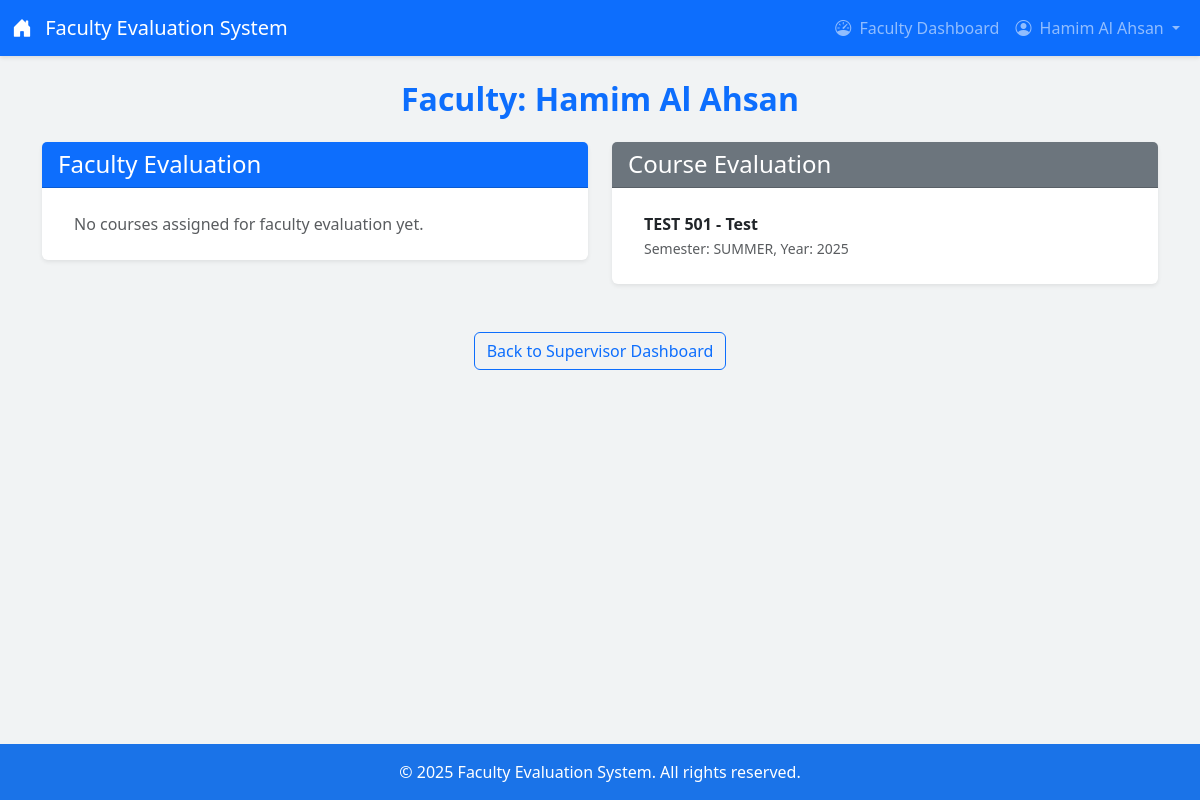
Before: /supervisor/user_courses/4/ (signed in) with the older database file.
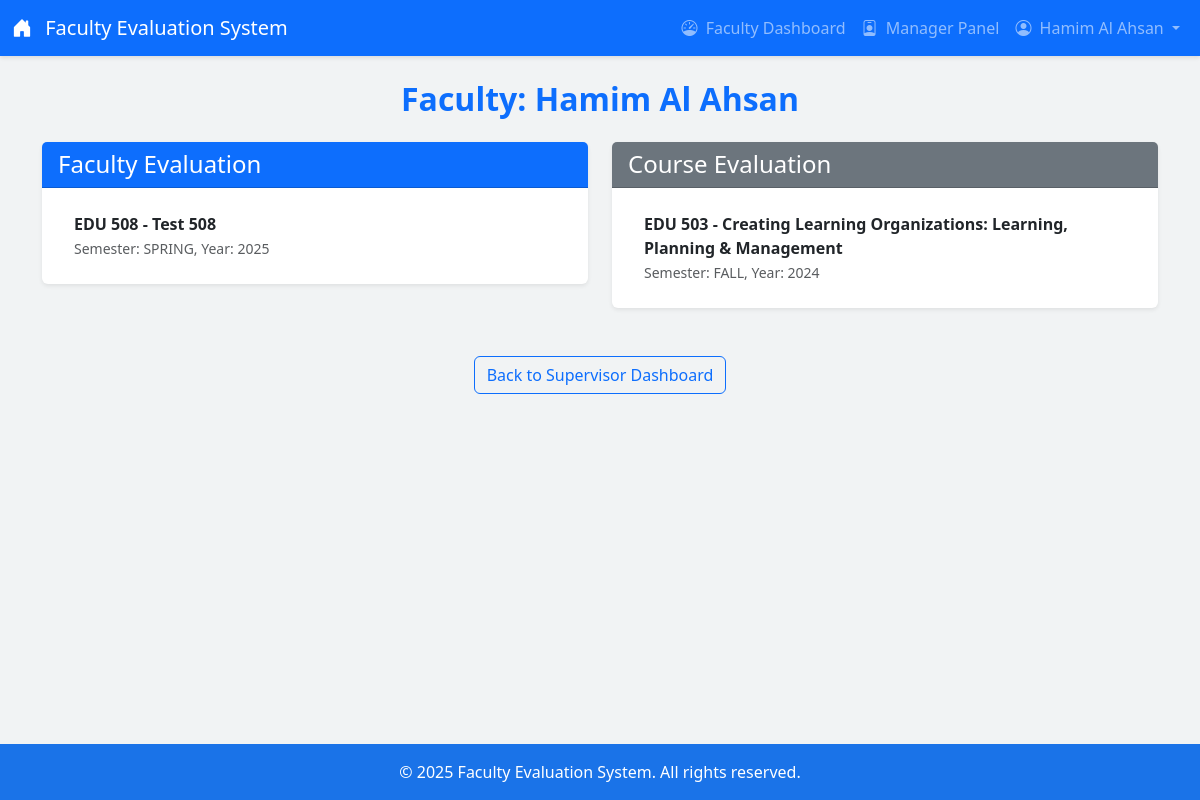
After: the same page with the newer database file.
### responseupload/models.py (models this page shows, shortened)
class Course(models.Model):
    code = models.CharField(max_length=20, help_text="Standard course code (e.g., CSE110).")
    name = models.CharField(max_length=200, help_text="Full title of the course.")
    semester = models.ForeignKey(
        Semester,
        on_delete=models.CASCADE,
        help_text="The semester this course definition is primarily associated with (e.g., catalog semester)."
        )
    year = models.ForeignKey(
        Year,
        on_delete=models.CASCADE,
        help_text="The academic year this course definition is primarily associated with (e.g., catalog year)."
        )
    program = models.ForeignKey(
        Program,
        on_delete=models.CASCADE,
        help_text="The program this course belongs to."
        )
    class Meta:
        unique_together = ('code', 'program', 'semester', 'year')
        verbose_name = "Course Definition"
        verbose_name_plural = "Course Definitions"
        ordering = ['code', 'year', 'semester']

class Semester(models.Model):
    name = models.CharField(max_length=20, unique=True, help_text="Name of the semester (e.g., Spring, Summer, Fall).")
    def __str__(self):
        return self.name
    class Meta:
        verbose_name = "Semester"
        verbose_name_plural = "Semesters"
        ordering = ['name']

class Year(models.Model):
    name = models.IntegerField(unique=True, help_text="Academic year (e.g., 2024).")
    def __str__(self):
        return str(self.name)
    class Meta:
        verbose_name = "Year"
        verbose_name_plural = "Years"
        ordering = ['-name'] # Show most recent years first

### supervisor/views.py (the view)
# urls.py: path('user_courses/<int:user_id>/', views.user_courses, name='user_courses'),
@login_required
def user_courses(request, user_id):
    if not Supervisor.objects.filter(user=request.user).exists():
        return HttpResponseForbidden("You do not have permission to view this page.")
    user = get_object_or_404(User, pk=user_id)
    faculty_responses = FacultyResponse.objects.filter(faculty=user)
    course_responses = CourseResponse.objects.filter(faculty=user)
    faculty_courses = faculty_responses.values_list('course', flat=True).distinct()
    course_courses = course_responses.values_list('course', flat=True).distinct()
    all_course_ids = set(faculty_courses) | set(course_courses)
    user_courses = Course.objects.filter(id__in=all_course_ids)
    faculty_response_courses = Course.objects.filter(id__in=faculty_courses)
    course_response_courses = Course.objects.filter(id__in=course_courses)
    context = {
        'selected_user': user,
        'faculty_response_courses': faculty_response_courses,
        'course_response_courses': course_response_courses,
    }
    return render(request, 'supervisor/user_courses.html', context)

### managerpanel/templatetags/manager_tags.py (called while the page is built)
@register.simple_tag
def is_manager_user(user):
    if not user.is_authenticated:
        return False
    try:
        return user.managerprofile.is_manager
    except ManagerProfile.DoesNotExist:
        return False
    except AttributeError: # Handles cases like AnonymousUser more explicitly
         return False

### supervisor/templates/supervisor/user_courses.html (shortened to what this page needs)
{% extends 'responseupload/base.html' %}
{% block content %}
<div class="container mt-4">
    <div class="text-center mb-4">
        <h2 class="fw-bold text-primary">Faculty: {{ selected_user.first_name }} {{ selected_user.last_name }}</h2>
    </div>
    <div class="row">
        <div class="col-md-6 mb-4">
            <div class="card shadow-sm border-0 card-hover">
                <div class="card-header bg-primary text-white">
                    <h4 class="mb-0">Faculty Evaluation</h4>
                </div>
                <div class="card-body">
                    <ul class="list-group list-group-flush">
                        {% for course in faculty_response_courses %}
                            <li class="list-group-item">
                                <a href="{% url 'responseupload:course_detail' course.id selected_user.id %}" class="text-decoration-none text-dark fw-bold">
                                    {{ course.code }} - {{ course.name }}
                                </a>
                                <br>
                                <small class="text-muted">
                                    Semester: {{ course.semester }}, Year: {{ course.year }}
                                </small>
                            </li>
                        {% empty %}
                            <li class="list-group-item text-muted">No courses assigned for faculty evaluation yet.</li>
                        {% endfor %}
                    </ul>
                </div>
            </div>
        </div>
        <div class="col-md-6 mb-4">
            <div class="card shadow-sm border-0 card-hover">
                <div class="card-header bg-secondary text-white">
                    <h4 class="mb-0">Course Evaluation</h4>
                </div>
                <div class="card-body">
                    <ul class="list-group list-group-flush">
                        {% for course in course_response_courses %}
                            <li class="list-group-item">
                                <a href="{% url 'responseupload:course_response_detail' course.id selected_user.id %}" class="text-decoration-none text-dark fw-bold">
                                    {{ course.code }} - {{ course.name }}
                                </a>
                                <br>
                                <small class="text-muted">
                                    Semester: {{ course.semester }}, Year: {{ course.year }}
                                </small>
                            </li>
                        {% empty %}
                            <li class="list-group-item text-muted">No courses assigned for course evaluation yet.</li>
                        {% endfor %}
                    </ul>
                </div>
            </div>
        </div>
    </div>
    <div class="text-center mt-4">
        <a href="{% url 'supervisor:supervisor_dashboard' %}" class="btn btn-outline-primary">Back to Supervisor Dashboard</a>
    </div>
</div>
{% endblock %}

### responseupload/templates/responseupload/base.html (shortened to what this page needs)
{% load static %}
{% load manager_tags %}
<!DOCTYPE html>
<html lang="en">
<head>
    <link rel="stylesheet" href="https://cdn.jsdelivr.net/npm/bootstrap@5.3.3/dist/css/bootstrap.min.css">
    <link rel="stylesheet" href="https://cdn.jsdelivr.net/npm/bootstrap-icons@1.11.3/font/bootstrap-icons.min.css">
</head>
<body>
    <nav class="navbar navbar-expand-lg navbar-dark bg-primary">
        <div class="container-fluid">
            <a class="navbar-brand" href="{% url 'responseupload:dashboard' %}">
                <i class="bi bi-house-door-fill me-2"></i> Faculty Evaluation System
            </a>
            <div class="collapse navbar-collapse" id="navbarNav">
                <ul class="navbar-nav ms-auto">
                    {% if user.is_authenticated %}
                        <li class="nav-item">
                            <a class="nav-link " aria-current="page" href="{% url 'responseupload:dashboard' %}"><i class="bi bi-speedometer me-1"></i> Faculty Dashboard</a>
                        </li>
                        {% is_manager_user user as user_is_manager %}
                        {% if user_is_manager %}
                            <li class="nav-item">
                                <a class="nav-link " href="{% url 'managerpanel:manager_dashboard' %}"><i class="bi bi-person-badge me-1"></i> Manager Panel</a>
                            </li>
                        {% endif %}
                        <li class="nav-item dropdown">
                            <a class="nav-link dropdown-toggle" href="#" id="navbarDropdown" role="button" data-bs-toggle="dropdown" aria-expanded="false">
                                <i class="bi bi-person-circle me-1"></i> {{ user.get_full_name|default:user.username }}
                            </a>
                        </li>
                    {% else %}
                        <li class="nav-item">
                            <a class="nav-link" href="{% url 'responseupload:login' %}"><i class="bi bi-box-arrow-in-right me-1"></i> Login</a>
                        </li>
                    {% endif %}
                </ul>
            </div>
        </div>
    </nav>
    <main class="main-content">
        {% block content %}
        {% endblock %}
    </main>
    <footer class="text-center">
        <div class="container">
            <p class="mb-0">© {% now "Y" %} Faculty Evaluation System. All rights reserved.</p>
        </div>
    </footer>
</body>
</html>

Changed rows visible on the page:
removed Course: code "TEST 501", name "Test", semester "SUMMER", year "2025", shown under "Course Evaluation"
added Course: code "EDU 508", name "Test 508", semester "SPRING", year "2025", shown under "Faculty Evaluation"
now on this page (row unchanged): Course: code "EDU 503", name "Creating Learning Organizations: Learning, Planning & Management", semester "FALL", year "2024", shown under "Course Evaluation"
Other visible differences:
text no longer shown: "No courses assigned for faculty evaluation yet."
text now shown: "Manager Panel"
